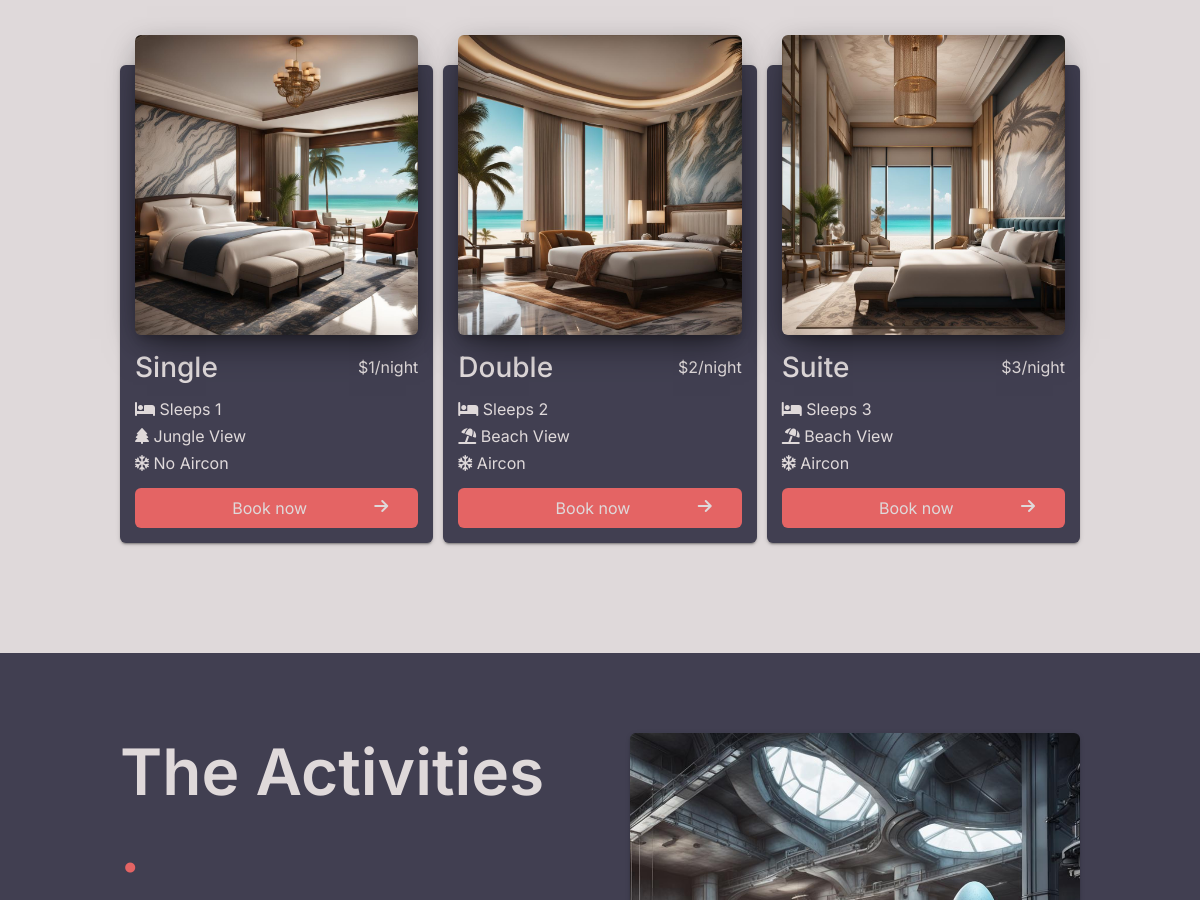
Before: / (middle part) with the older database file.
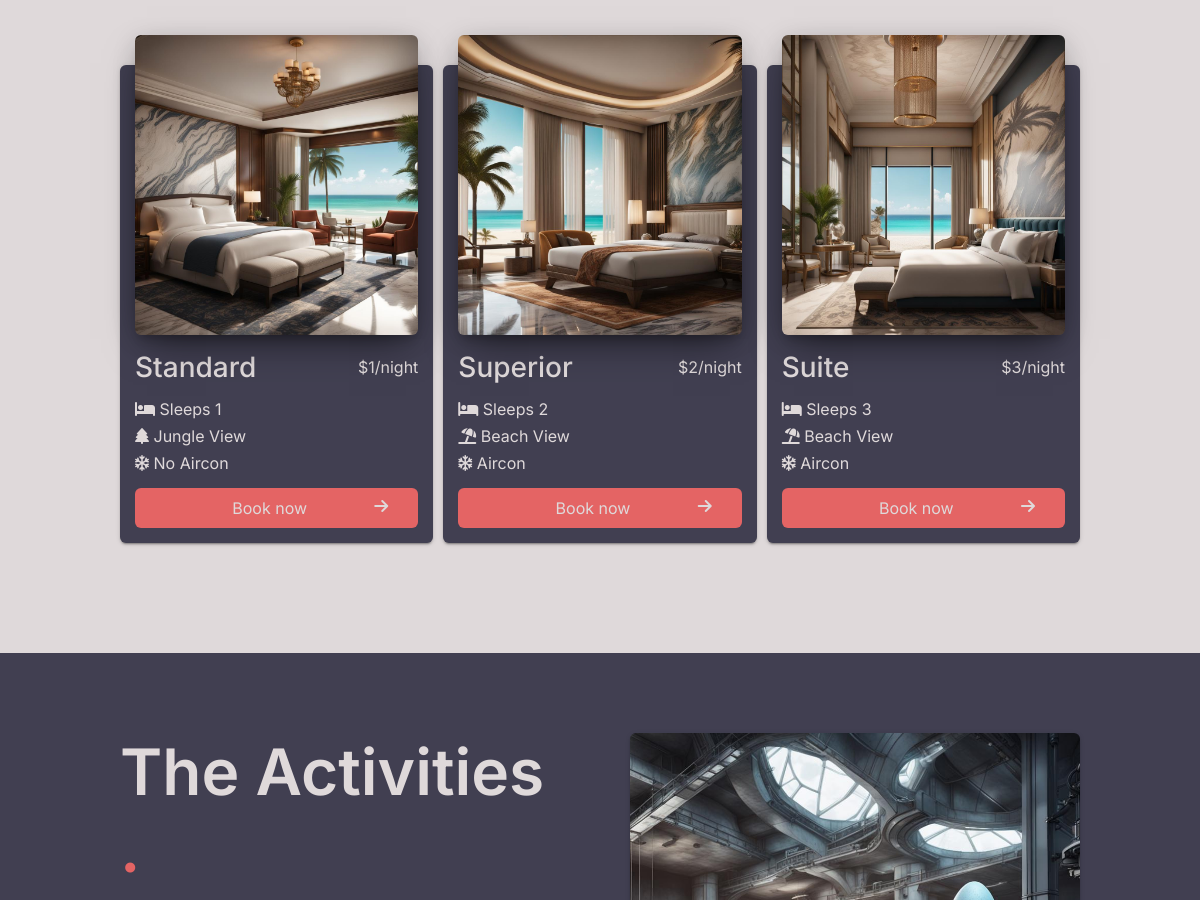
After: the same page with the newer database file.
### tables this page shows
CREATE TABLE rooms (id integer primary key AUTOINCREMENT, category varchar, price_per_night float, image1 varchar, image2 varchar, image3 varchar, sleeps integer, view varchar, aircon BOOLEAN, description varchar);

CREATE TABLE features (id integer primary key AUTOINCREMENT, name varchar, price float, image varchar, description varchar);

### hotelFunctions.php (called while the page is built, shortened)
<?php
function connect(string $dbName): object
{
    $dbPath = __DIR__ . '/' . $dbName;
    $db = "sqlite:$dbPath";
    try {
        $db = new PDO($db);
        $db->setAttribute(PDO::ATTR_ERRMODE, PDO::ERRMODE_EXCEPTION);
        $db->setAttribute(PDO::ATTR_DEFAULT_FETCH_MODE, PDO::FETCH_ASSOC);
    } catch (PDOException $e) {
        echo "Failed to connect to the database";
        throw $e;
    }
    return $db;
}
function getAllRooms(): array
{
    $dbName = "hotel.db";
    $db = connect($dbName);
    $query = $db->prepare('SELECT * FROM rooms');
    $query->execute();
    $rooms = $query->fetchAll(PDO::FETCH_ASSOC);
    return $rooms;
}
function getAllFeatures(): array
{
    $dbName = "hotel.db";
    $db = connect($dbName);
    $query = $db->prepare('SELECT * FROM features');
    $query->execute();
    $features = $query->fetchAll(PDO::FETCH_ASSOC);
    return $features;
}

### index.php (the view, shortened to what this page needs)
<?php
require __DIR__ . "/header.php";
require __DIR__ . "/hotelFunctions.php";
$rooms = getAllRooms();
$features = getallFeatures();
?>
<div class="container light-background" id="rooms">
    <div class="room-container">
        <div class="container-title">Our Rooms</div>
        <div class="card-container">
            <?php foreach ($rooms as $room) : ?>
                <div class="room-card">
                    <div class="image-container">
                        <div class="room-image" style="background-image:url(<?= $room["image1"] ?>); background-position: center;
    background-size: cover;
"> </div>
                    </div>
                    <div class="card-room-info">
                        <div class="info-head">
                            <div class="room-title"><?= $room["category"] ?></div>
                            <div class="price">$<?= $room["price_per_night"] ?>/night</div>
                        </div>
                        <div class="info-more">
                            <div class="features">
                                <div class="beds"><i class="fa-solid fa-bed"></i> Sleeps <?= $room["sleeps"] ?></div>
                                <div class="view">
                                    <?php if ($room["view"] == "Jungle") : ?>
                                        <i class="fa-solid fa-tree"></i> Jungle View
                                    <?php else : ?>
                                        <i class="fa-solid fa-umbrella-beach"></i> Beach View
                                    <?php endif; ?>
                                </div>
                                <div class="aircon">
                                    <?php if ($room["aircon"]) : ?>
                                        <i class="fa-regular fa-snowflake"></i> Aircon
                                    <?php else : ?>
                                        <i class="fa-regular fa-snowflake"></i> No Aircon
                                    <?php endif; ?>
                                </div>
                            </div>
                            <div class="button-div">
                                <a href="/room.php?room=<?= $room["id"] ?>" class="button">
                                    <span class="button-text">Book now </span><i class="fa-solid fa-arrow-right"></i>
                                </a>
                            </div>
                        </div>
                    </div>
                </div>
            <?php endforeach; ?>
        </div>
    </div>
</div>
<div class="dark-background">
    <div class="container">
        <div class="activities-container">
            <div class="content-container-activities">
                <div class="activities-text">
                    <div class="container-title">The Activities <span class="coral-text">.</span></div>
                </div>
                <div class="activities-images">
                    <img src="<?= $features[1]["image"] ?>" class="activities-image-<?= $key ?>" alt="">
                </div>
            </div>
        </div>
    </div>
</div>
</body>
</html>

### header.php (shortened to what this page needs)
<!DOCTYPE html>
<html lang="en">
<head>
    <link rel="stylesheet" href="style.css">
    <link rel="stylesheet" type="text/css" href="https://cdn.jsdelivr.net/npm/daterangepicker/daterangepicker.css" />
    <link rel="stylesheet" href="https://cdnjs.cloudflare.com/ajax/libs/font-awesome/6.5.1/css/all.min.css" />
    <link href="https://fonts.cdnfonts.com/css/jurassic-park" rel="stylesheet">
</head>
<body>

### style.css (style rules this page uses)
:root { --pearl: #dfd9da; --ocean: #3d4f61; --sand: #c4b2a7; --coconut: #5f5052; --gun-powder: #413f51; --coral: #e46464; --line_color: #e46464; --coral-hover: #e15353; }
* { box-sizing: border-box; margin: 0; padding: 0; }
body { padding: 0px; margin: 0px; font-family: 'Inter', sans-serif; background: var(--pearl); }
.container { margin: 0 auto; width: 80%; }
.dark-background { background-color: var(--gun-powder); color: var(--pearl); }
.light-background { background-color: var(--pearl); color: var(--gun-powder); }
.container-title { font-size: 64px; font-weight: 600; padding-bottom: 80px; }
.room-container, .about-us-container { padding: 80px 0px; }
.activities-container { padding: 80px 0px 120px 0px; }
.card-container { display: flex; gap: 10px; justify-content: space-evenly; }
.room-card { display: inline-block; position: relative; width: 100%; margin-bottom: 30px; border-radius: 6px; color: rgba(0, 0, 0, 0.87); background: var(--gun-powder); color: var(--pearl); box-shadow: 0 2px 2px 0 rgba(0, 0, 0, 0.14), 0 3px 1px -2px rgba(0, 0, 0, 0.2), 0 1px 5px 0 rgba(0, 0, 0, 0.12); }
.image-container { height: 300px; overflow: hidden; position: relative; margin-left: 15px; margin-right: 15px; margin-top: -30px; border-radius: 6px; box-shadow: 0 16px 38px -12px rgba(0, 0, 0, 0.56), 0 4px 25px 0px rgba(0, 0, 0, 0.12), 0 8px 10px -5px rgba(0, 0, 0, 0.2); background-position: center; background-size: cover; }
.room-image { height: 100%; width: 100%; transition: transform 0.3s ease-in-out; }
.card-room-info { margin: 15px; display: flex; flex-direction: column; gap: 15px; }
.info-head { display: flex; justify-content: space-between; align-items: center; }
.room-title { font-weight: 500; font-size: 28px; }
.coral-text { color: var(--coral); font-weight: 600; }
.info-more { display: flex; flex-direction: column; gap: 15px; }
.features { display: flex; flex-direction: column; gap: 7px; }
.button { position: relative; background: var(--coral); display: flex; padding: 10px 30px; text-decoration: none; color: var(--pearl); transition: all 0.3s ease; border-radius: 6px; }
.button-text { display: flex; justify-content: center; align-items: center; width: 100%; height: 100%; }
.activities-text { width: 50%; }
.activities-images { width: 50%; position: relative; }
.activities-images img { height: 100%; width: 100%; border-radius: 6px; box-shadow: 0 2px 2px 0 rgba(0, 0, 0, 0.14), 0 3px 1px -2px rgba(0, 0, 0, 0.2), 0 1px 5px 0 rgba(0, 0, 0, 0.12); object-fit: cover; }
.content-container-activities { gap: 60px; display: flex; }

Changed rows visible on the page:
changed rooms: category "Single" → "Standard"
changed rooms: category "Double" → "Superior"
